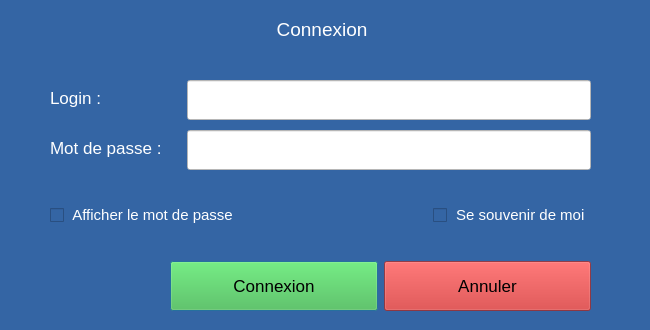
<?xml version="1.0" encoding="UTF-8"?>
<ui version="4.0">
 <class>Dialog</class>
 <widget class="QDialog" name="Dialog">
  <property name="geometry">
   <rect>
    <x>0</x>
    <y>0</y>
    <width>650</width>
    <height>330</height>
   </rect>
  </property>
  <property name="minimumSize">
   <size>
    <width>650</width>
    <height>330</height>
   </size>
  </property>
  <property name="maximumSize">
   <size>
    <width>650</width>
    <height>330</height>
   </size>
  </property>
  <property name="font">
   <font>
    <pointsize>11</pointsize>
   </font>
  </property>
  <property name="windowTitle">
   <string>Connexion</string>
  </property>
  <property name="styleSheet">
   <string notr="true">background-color: rgb(52, 101, 164);</string>
  </property>
  <widget class="QLabel" name="label">
   <property name="geometry">
    <rect>
     <x>180</x>
     <y>20</y>
     <width>284</width>
     <height>18</height>
    </rect>
   </property>
   <property name="maximumSize">
    <size>
     <width>16777215</width>
     <height>50</height>
    </size>
   </property>
   <property name="font">
    <font>
     <pointsize>14</pointsize>
    </font>
   </property>
   <property name="styleSheet">
    <string notr="true">color: rgb(255, 255, 255);</string>
   </property>
   <property name="text">
    <string>Connexion</string>
   </property>
   <property name="alignment">
    <set>Qt::AlignCenter</set>
   </property>
  </widget>
  <widget class="QWidget" name="layoutWidget">
   <property name="geometry">
    <rect>
     <x>30</x>
     <y>60</y>
     <width>581</width>
     <height>131</height>
    </rect>
   </property>
   <layout class="QFormLayout" name="formLayout">
    <property name="sizeConstraint">
     <enum>QLayout::SetDefaultConstraint</enum>
    </property>
    <property name="fieldGrowthPolicy">
     <enum>QFormLayout::AllNonFixedFieldsGrow</enum>
    </property>
    <property name="rowWrapPolicy">
     <enum>QFormLayout::DontWrapRows</enum>
    </property>
    <property name="horizontalSpacing">
     <number>20</number>
    </property>
    <property name="verticalSpacing">
     <number>10</number>
    </property>
    <property name="leftMargin">
     <number>20</number>
    </property>
    <property name="topMargin">
     <number>20</number>
    </property>
    <property name="rightMargin">
     <number>20</number>
    </property>
    <item row="0" column="0">
     <widget class="QLabel" name="dSignationLabel">
      <property name="font">
       <font>
        <pointsize>13</pointsize>
       </font>
      </property>
      <property name="styleSheet">
       <string notr="true">color: rgb(255, 255, 255);</string>
      </property>
      <property name="text">
       <string>Login : </string>
      </property>
     </widget>
    </item>
    <item row="0" column="1">
     <widget class="QLineEdit" name="loginLineEdit">
      <property name="sizePolicy">
       <sizepolicy hsizetype="Expanding" vsizetype="Fixed">
        <horstretch>0</horstretch>
        <verstretch>0</verstretch>
       </sizepolicy>
      </property>
      <property name="minimumSize">
       <size>
        <width>0</width>
        <height>40</height>
       </size>
      </property>
      <property name="sizeIncrement">
       <size>
        <width>0</width>
        <height>0</height>
       </size>
      </property>
      <property name="styleSheet">
       <string notr="true">background-color: rgb(255, 255, 255);</string>
      </property>
      <property name="echoMode">
       <enum>QLineEdit::Normal</enum>
      </property>
      <property name="clearButtonEnabled">
       <bool>true</bool>
      </property>
     </widget>
    </item>
    <item row="1" column="0">
     <widget class="QLabel" name="adresseMailLabel">
      <property name="font">
       <font>
        <pointsize>13</pointsize>
       </font>
      </property>
      <property name="styleSheet">
       <string notr="true">color: rgb(255, 255, 255);</string>
      </property>
      <property name="text">
       <string>Mot de passe : </string>
      </property>
     </widget>
    </item>
    <item row="1" column="1">
     <widget class="QLineEdit" name="mpdLineEdit">
      <property name="sizePolicy">
       <sizepolicy hsizetype="Expanding" vsizetype="Fixed">
        <horstretch>0</horstretch>
        <verstretch>0</verstretch>
       </sizepolicy>
      </property>
      <property name="minimumSize">
       <size>
        <width>0</width>
        <height>40</height>
       </size>
      </property>
      <property name="sizeIncrement">
       <size>
        <width>0</width>
        <height>0</height>
       </size>
      </property>
      <property name="styleSheet">
       <string notr="true">background-color: rgb(255, 255, 255);</string>
      </property>
      <property name="echoMode">
       <enum>QLineEdit::Password</enum>
      </property>
      <property name="clearButtonEnabled">
       <bool>true</bool>
      </property>
     </widget>
    </item>
   </layout>
  </widget>
  <widget class="QWidget" name="layoutWidget">
   <property name="geometry">
    <rect>
     <x>170</x>
     <y>260</y>
     <width>421</width>
     <height>52</height>
    </rect>
   </property>
   <layout class="QHBoxLayout" name="horizontalLayout">
    <item>
     <widget class="QPushButton" name="btn_submit">
      <property name="minimumSize">
       <size>
        <width>0</width>
        <height>50</height>
       </size>
      </property>
      <property name="font">
       <font>
        <pointsize>13</pointsize>
        <weight>50</weight>
        <bold>false</bold>
       </font>
      </property>
      <property name="styleSheet">
       <string notr="true">background-color: rgba(65, 191, 64, 197);</string>
      </property>
      <property name="text">
       <string>Connexion</string>
      </property>
      <property name="shortcut">
       <string>Return</string>
      </property>
     </widget>
    </item>
    <item>
     <widget class="QPushButton" name="btn_reset">
      <property name="minimumSize">
       <size>
        <width>0</width>
        <height>50</height>
       </size>
      </property>
      <property name="font">
       <font>
        <pointsize>13</pointsize>
        <weight>50</weight>
        <bold>false</bold>
       </font>
      </property>
      <property name="styleSheet">
       <string notr="true">background-color: rgba(201, 42, 42, 160);</string>
      </property>
      <property name="text">
       <string>Annuler</string>
      </property>
      <property name="shortcut">
       <string/>
      </property>
     </widget>
    </item>
   </layout>
  </widget>
  <widget class="QWidget" name="horizontalLayoutWidget">
   <property name="geometry">
    <rect>
     <x>50</x>
     <y>200</y>
     <width>541</width>
     <height>31</height>
    </rect>
   </property>
   <layout class="QHBoxLayout" name="horizontalLayout_2">
    <item>
     <widget class="QCheckBox" name="showPass">
      <property name="styleSheet">
       <string notr="true">color: rgb(255, 255, 255);</string>
      </property>
      <property name="text">
       <string> Afficher le mot de passe</string>
      </property>
     </widget>
    </item>
    <item>
     <spacer name="horizontalSpacer">
      <property name="orientation">
       <enum>Qt::Horizontal</enum>
      </property>
      <property name="sizeHint" stdset="0">
       <size>
        <width>40</width>
        <height>20</height>
       </size>
      </property>
     </spacer>
    </item>
    <item>
     <widget class="QCheckBox" name="souvenir">
      <property name="styleSheet">
       <string notr="true">color: rgb(255, 255, 255);</string>
      </property>
      <property name="text">
       <string> Se souvenir de moi</string>
      </property>
     </widget>
    </item>
   </layout>
  </widget>
 </widget>
 <resources/>
 <connections/>
</ui>
